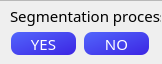
<?xml version="1.0" encoding="UTF-8"?>
<ui version="4.0">
 <class>Dialog</class>
 <widget class="QDialog" name="Dialog">
  <property name="geometry">
   <rect>
    <x>0</x>
    <y>0</y>
    <width>162</width>
    <height>64</height>
   </rect>
  </property>
  <property name="windowTitle">
   <string>Dialog</string>
  </property>
  <property name="styleSheet">
   <string notr="true">QDialog#Dialog {
background-color: 'white';
}</string>
  </property>
  <widget class="QFrame" name="frame">
   <property name="geometry">
    <rect>
     <x>-10</x>
     <y>0</y>
     <width>174</width>
     <height>67</height>
    </rect>
   </property>
   <property name="styleSheet">
    <string notr="true">QFrame{
background-color: 'white';
}</string>
   </property>
   <property name="frameShape">
    <enum>QFrame::StyledPanel</enum>
   </property>
   <property name="frameShadow">
    <enum>QFrame::Raised</enum>
   </property>
   <widget class="QPushButton" name="pb_yes">
    <property name="geometry">
     <rect>
      <x>21</x>
      <y>32</y>
      <width>65</width>
      <height>23</height>
     </rect>
    </property>
    <property name="font">
     <font>
      <family>Tw Cen MT Condensed</family>
      <pointsize>11</pointsize>
     </font>
    </property>
    <property name="styleSheet">
     <string notr="true">QPushButton#pb_yes
{
background-color: qlineargradient(x1: 0, y1: 0, x2: 1, y2: 1, stop: 0 #5266FC, stop: 1 #3C25E3);
color: #FFFFFF;
border: none;
border-radius: 8px;
}
QPushButton#pb_yes:pressed
{
margin: 1 1 1 1;
}</string>
    </property>
    <property name="text">
     <string>YES</string>
    </property>
   </widget>
   <widget class="QPushButton" name="pb_no">
    <property name="geometry">
     <rect>
      <x>94</x>
      <y>32</y>
      <width>65</width>
      <height>23</height>
     </rect>
    </property>
    <property name="font">
     <font>
      <family>Tw Cen MT Condensed</family>
      <pointsize>11</pointsize>
     </font>
    </property>
    <property name="styleSheet">
     <string notr="true">QPushButton#pb_no
{
background-color: qlineargradient(x1: 0, y1: 0, x2: 1, y2: 1, stop: 0 #5266FC, stop: 1 #3C25E3);
color: #FFFFFF;
border: none;
border-radius: 8px;
}
QPushButton#pb_no:pressed
{
margin: 1 1 1 1;
}</string>
    </property>
    <property name="text">
     <string>NO</string>
    </property>
   </widget>
   <widget class="QLabel" name="label_seg">
    <property name="geometry">
     <rect>
      <x>20</x>
      <y>0</y>
      <width>151</width>
      <height>31</height>
     </rect>
    </property>
    <property name="font">
     <font>
      <family>Tw Cen MT</family>
      <pointsize>11</pointsize>
     </font>
    </property>
    <property name="styleSheet">
     <string notr="true">QLabel#label_seg {
background-color: transparent;
}</string>
    </property>
    <property name="text">
     <string>Segmentation process ?</string>
    </property>
   </widget>
  </widget>
  <widget class="QDialogButtonBox" name="buttonBox">
   <property name="geometry">
    <rect>
     <x>100</x>
     <y>90</y>
     <width>156</width>
     <height>23</height>
    </rect>
   </property>
   <property name="standardButtons">
    <set>QDialogButtonBox::Cancel|QDialogButtonBox::Ok</set>
   </property>
  </widget>
 </widget>
 <resources/>
 <connections/>
</ui>
